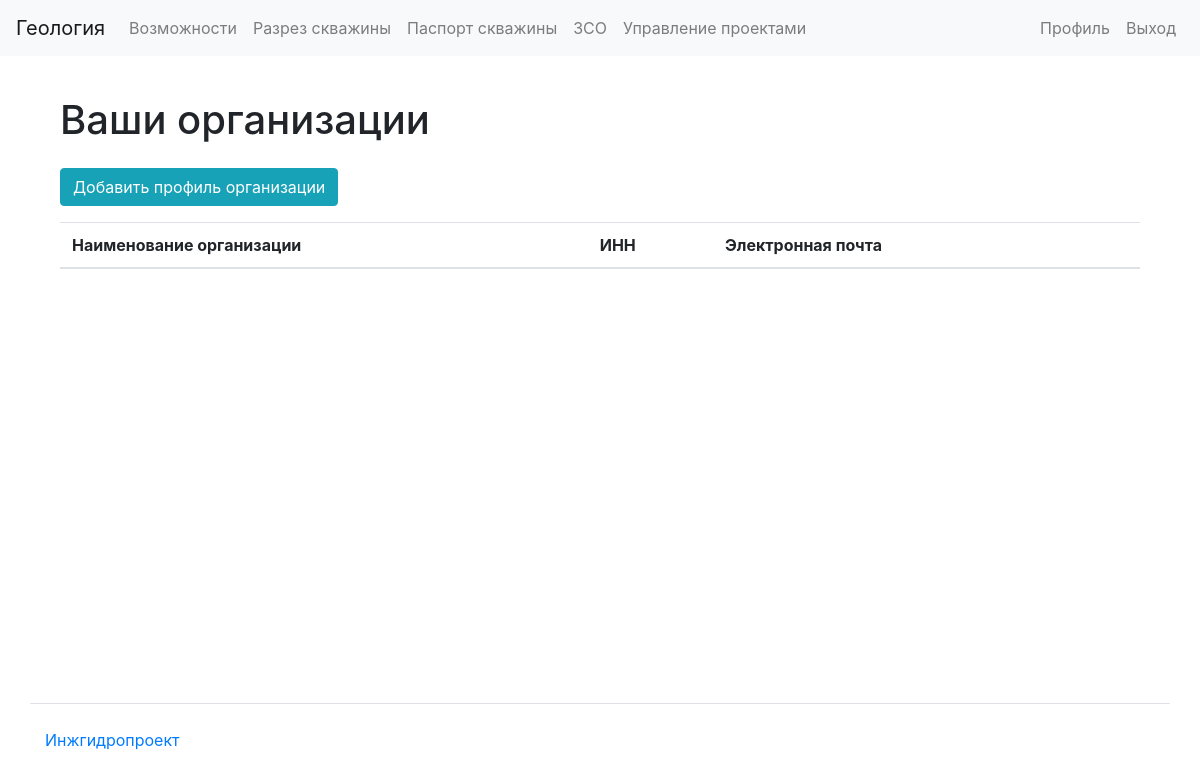
/organizations/my/ (signed in), run on an earlier commit of the app's database.
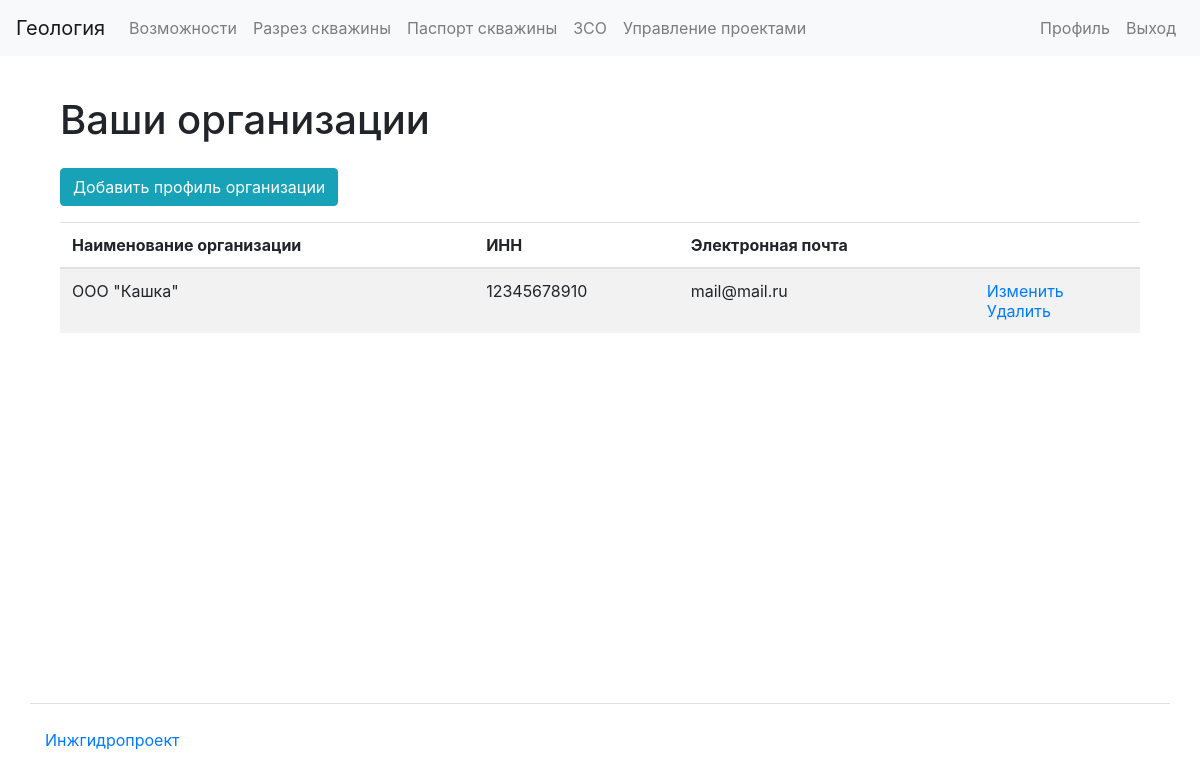
And on a later commit of the database.
### apps/organizations/models.py (models this page shows, shortened)
class Organization(models.Model):
    user = models.ForeignKey(
        settings.AUTH_USER_MODEL, related_name="organizations", on_delete=models.CASCADE
    )
    org_name = models.CharField(max_length=100)
    inn = models.CharField(max_length=12)
    address = models.CharField(max_length=200)
    email = models.EmailField(unique=True)
    phone = models.CharField(max_length=15)
    ceo_name = models.CharField(max_length=25)
    originator_position = models.CharField(max_length=25)
    originator_name = models.CharField(max_length=25)
    logo = models.ImageField(upload_to="logos/")
    confirmed = models.BooleanField(default=False)
    confirmation_code = models.CharField(max_length=20, blank=True, null=True)
    confirmation_code_dt = models.DateTimeField(blank=True, null=True)

### apps/organizations/views.py (the view)
# urls.py: path("my/", views.OrganizationsListView.as_view(), name="organizations_mine"),
@method_decorator(login_required, name="dispatch")
class OrganizationsListView(TemplateView):
    template_name = "organizations/list.html"
    def get(self, request, *args, **kwargs):
        user_organizations = request.user.organizations.all()
        return render(
            request,
            template_name="organizations/list.html",
            context={"organizations": user_organizations, "title": "Organizations"},
        )

### templates/organizations/list.html
{% extends 'base.html' %}
{% load bootstrap4 %}
{% load i18n %}
{% block content %}
<div class="container wrapper flex-grow-1">
    <h1 class="my-4">
      {% translate "Ваши организации"%}
    </h1>
      <div class="form-group">
        <a href="{% url 'organization_create' %}" class="btn btn-info" role="button">{% translate "Добавить профиль организации"%}</a>
      </div>
<table class="table table-striped">
<thead>
  <tr>
    <th>{% translate "Наименование организации"%}</th>
    <th>{% translate "ИНН"%}</th>
    <th>{% translate "Электронная почта"%}</th>
    <th></th>
  </tr>
</thead>
<tbody>
  {% if organizations %}
{% for organization in organizations %}
    <tr>
      <td>{{ organization.org_name }}</td>
      <td>{{ organization.inn }}</td>
      <td>{{ organization.email }}</td>
      <td>
        <a href="{% url 'organization_update' organization.id %}">{% translate "Изменить"%}</a>
        <br>
        <a href="{% url 'organization_delete' organization.id %}">{% translate "Удалить"%}</a>
      </td>
    </tr>
{% endfor %}
{% endif %}
</tbody>
</table>
</div>
{% endblock %}

### templates/base.html (shortened to what this page needs)
{% load bootstrap4 %}
{% load i18n %}
<html lang="ru-ru">
  <head>
    <link href="https://cdn.jsdelivr.net/npm/bootstrap@4.6.0/dist/css/bootstrap.min.css" rel="stylesheet">
  </head>
  <body class="d-flex flex-column min-vh-100">
    <nav class="navbar navbar-expand-lg navbar-light bg-light mb-3">
      <a class="navbar-brand" href="/">{% trans 'Геология' %}</a>
      <div class="collapse navbar-collapse" id="navbarToggleExternalContent">
        <ul class="navbar-nav mr-auto">
          <li class="nav-item">
            <a class="nav-link" href="#">{% trans 'Возможности' %}</a>
          </li>
          {% if request.user.is_authenticated %}
            <li class="nav-item">
              <a href="{% url 'well_section_list' %}" class="nav-link">{% trans 'Разрез скважины'%}</a>
            </li>
            <li class="nav-item">
              <a class="nav-link" href="{% url 'well_passport_list' %}">{% trans 'Паспорт скважины' %}</a>
            </li>
            <li class="nav-item">
              <a class="nav-link" href="{% url 'zso_list' %}">{% trans 'ЗСО' %}</a>
            </li>
            <li class="nav-item">
              <a href="{% url 'crm_home' %}" class="nav-link">{% trans 'Управление проектами'%}</a>
            </li>
          {% endif %}
        </ul>
        <ul class="navbar-nav">
          {% if request.user.is_authenticated %}
          <li class="nav-item">
            <a class="nav-link" href="{% url 'user_update' user.id %}">{% trans 'Профиль' %}</a>
          </li>
          <li class="nav-item">
            <a class="nav-link" href="{% url 'user_logout' %}">{% trans 'Выход' %}</a>
          </li>
          {% endif %}
        </ul>
      </div>
    </nav>
    <div class="container wrapper flex-grow-1">
      {% block content %}
      {% endblock%}
    </div>
    <footer>
      <div class="container my-5 pt-4 border-top">
        <a target="_blank" href="https://enhyp.ru">Инжгидропроект</a>
      </div>
    </footer>
</body></html>

What changed in the data, as far as the page shows it:
added Organization: org_name "ООО \"Кашка\"", inn "12345678910", email "mail@mail.ru"
